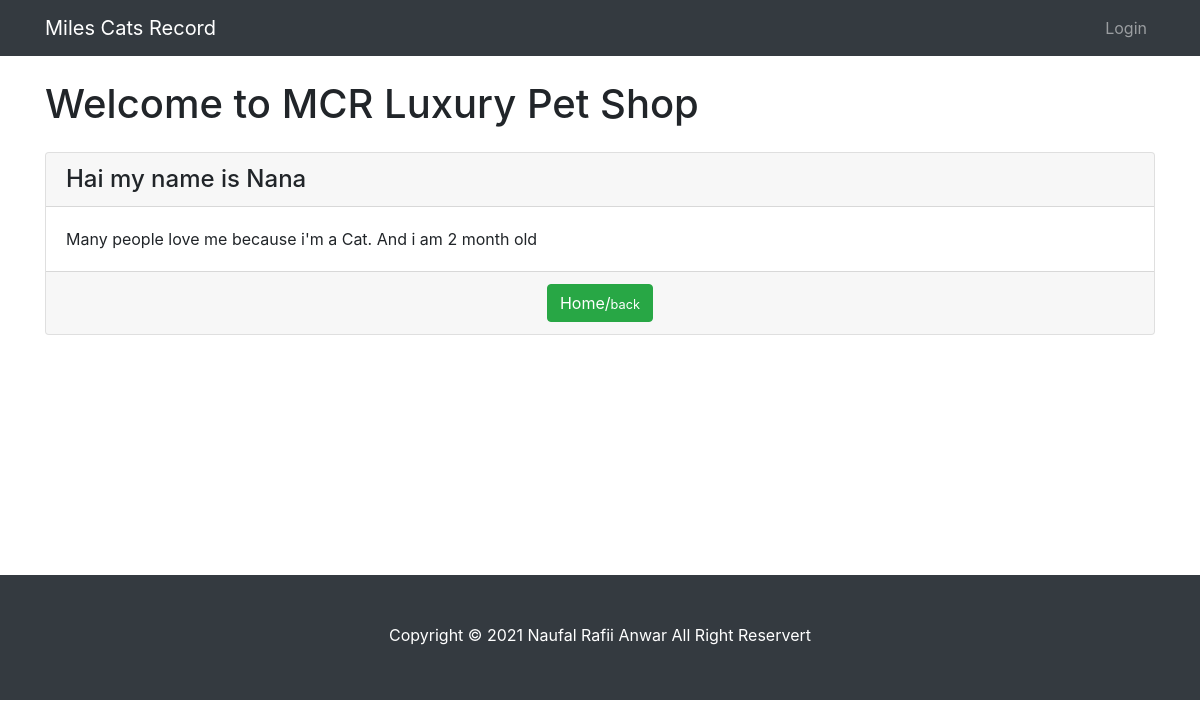
Screenshot of /rescue/show?id_hewan=1 with the database file from the repository.
### tables this page shows
CREATE TABLE `tblrescure` (
  `id_hewan` int(20) NOT NULL,
  `nama_hewan` varchar(20) NOT NULL,
  `jns_peliharaan` varchar(20) NOT NULL,
  `umur_peliharaan` int(20) NOT NULL
);

### rescue/db_connect.php (called while the page is built, shortened)
<?php
class db_connect{
	private $username='root';
	private $password='';
	public function connect(){
		try{
			$dbh = new PDO ('mysql:host=localhost;dbname=db_web',$this->username, $this->password);
		}catch (PDOException $e){
			echo 'Error!'.$e->getMessage().'</br>';
			die();
		}
		return $dbh;
	}
	public function getadminpetshop($id_hewan){
		try{
			$getConn = $this->connect();
			$stmt = $getConn->prepare("SELECT * FROM tblrescure WHERE id_hewan=?");
			$stmt->execute([$id_hewan]);
			return $stmt;
		}catch (Exception $e){
			return $e->getMessage();
		}
	}
}
?>

### rescue/show.php (the view, shortened to what this page needs)
<?php
include "db_connect.php";
$db = new db_connect();
?>
<!DOCTYPE html>
<html lang="en">
<head>
  <link href="vendor/bootstrap/css/bootstrap.min.css" rel="stylesheet">
  <link href="css/modern-business.css" rel="stylesheet">
</head>
<body>
  <nav class="navbar fixed-top navbar-expand-lg navbar-dark bg-dark fixed-top">
    <div class="container">
      <a class="navbar-brand" href="index">Miles Cats Record</a>
      <div class="collapse navbar-collapse" id="navbarResponsive">
        <ul class="navbar-nav ml-auto">
          <li class="nav-item">
            <a class="nav-link" href="Login">Login</a>
          </li>
        </ul>
      </div>
    </div>
  </nav>
  <div class="container">
   <h1 class="my-4">Welcome to MCR Luxury Pet Shop</h1>
   <div class="row">
    <?php
    foreach($db->getadminpetshop($_GET['id_hewan']) as $d){
      ?>
      <div class="col-lg-12 mb-12">
        <div class="card h-100">
          <h4 class="card-header">Hai my name is <?=$d['nama_hewan'] ?></h4>
          <div class="card-body">
            <p class="card-text">Many people love me because i'm a <?=$d['jns_peliharaan'] ?>. And i am <?=$d['umur_peliharaan'] ?> month old</p>
          </div>
          <div class="card-footer" align="center">
            <a href="index" class="btn btn-success">Home/<small>back</small></a>
          </div>
        </div>
      </div>
    <?php } ?>
  </div>
</div>
<br>
<br>
<br>
<br>
<br>
<br>
<br>
<br>
<br>
<br>
<footer class="py-5 bg-dark">
  <div class="container">
  <p style="padding-bottom: 5px" class="m-0 text-center text-white">Copyright &copy; 2021 Naufal Rafii Anwar All Right Reservert </p>
  </div>
</footer>
</body>
</html>

### rescue/css/modern-business.css (style rules this page uses)
body { padding-top: 56px; }

### rows the page displays
tblrescure: nama_hewan "Nana", jns_peliharaan "Cat", umur_peliharaan "2"
